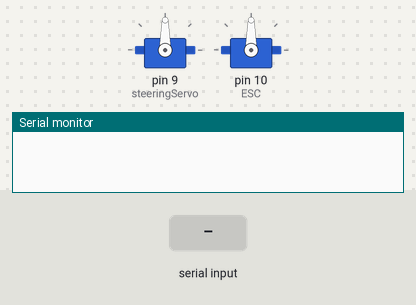
A sketch run on a simulated Arduino Uno, built with avr-gcc and run on an emulated ATmega328P. Parts: 2 × servo, the last lines printed to the serial monitor. The test bench sets the inputs (shaded band).

Above: at 4.2 s.
4.3 s: "90,45\n" received over Serial
At 5.0 s:
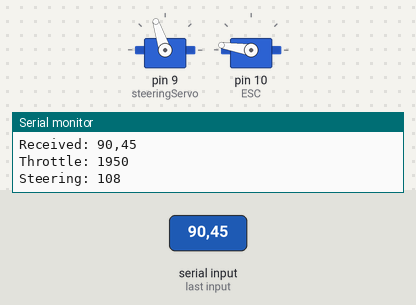
5.8 s: "1,90,45\n" received over Serial
At 6.2 s:
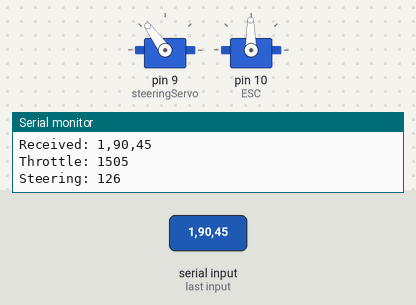
7.3 s: "30,150\n" received over Serial
At 8.5 s:
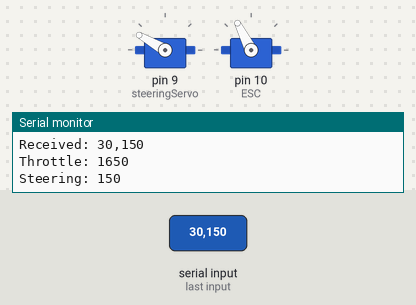
8.8 s: "1,90\n" received over Serial
At 9.6 s:
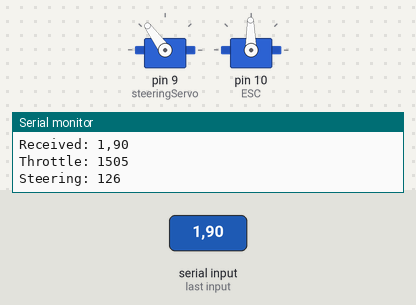
Timing chart, 0 to 11.3 s (numbered marks = the images above; inputs shaded):
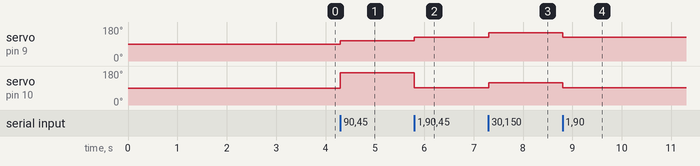

Measured:
- after the input at 4.3 s, servo on pin 9 (steeringServo): 90° → 108° at once; servo on pin 10 (ESC): 90° → 171° at once
- after the input at 5.8 s, servo on pin 9 (steeringServo): 108° → 126° at once; servo on pin 10 (ESC): 171° → 91° at once
- after the input at 7.3 s, servo on pin 9 (steeringServo): 126° → 150° at once; servo on pin 10 (ESC): 91° → 117° at once
- after the input at 8.8 s, servo on pin 9 (steeringServo): 150° → 126° at once; servo on pin 10 (ESC): 117° → 91° at once

The sketch:

full_movement.ino
```cpp
#include <Servo.h>

Servo steeringServo;
Servo ESC;

int steeringAngle = 90;
int throttleValue = 1500;
bool reverseReady = false; // Flag to track reverse readiness

void setup() {
  Serial.begin(115200);
  steeringServo.attach(9);
  ESC.attach(10, 1000, 2000);

  ESC.writeMicroseconds(1500);  // Neutral position
  delay(3000);
}

// Function to prepare ESC for reverse movement
void prepareReverse() {
  ESC.writeMicroseconds(1500);  // Return to Neutral
  delay(500);  // Small delay for ESC to register full reverse
  ESC.writeMicroseconds(1250);  // Full reverse throttle
  delay(500);  // Allow ESC to reset
  reverseReady = true;  // Mark reverse as ready
}

void loop() {
  if (Serial.available() > 0) {
    String input = Serial.readStringUntil('\n');  // Read input
    int commaIndex = input.indexOf(',');

    if (commaIndex != -1) {
      int linear_x = input.substring(0, commaIndex).toInt();
      int angular_z = input.substring(commaIndex + 1).toInt();

      // Determine throttle value based on forward or backward movement
      if (linear_x > 0) {
        throttleValue = map(linear_x, 0, 100, 1500, 2000); // Forward
        reverseReady = false; // Reset reverse readiness when moving forward
      } else if (linear_x < 0) {
        if (!reverseReady) {
          prepareReverse();  // Ensure reverse is ready before applying throttle
        }
        throttleValue = map(linear_x, -100, 0, 1000, 1500); // Backward
      } else {
        throttleValue = 1500; // Stop
      }

      // Convert angular velocity to steering angle
      steeringAngle = map(angular_z, -100, 100, 50, 130);

      // Send commands to servo and ESC
      steeringServo.write(steeringAngle);
      ESC.writeMicroseconds(throttleValue);

      // Debugging
      Serial.print("Received: ");
      Serial.println(input);
      Serial.print("Throttle: ");
      Serial.println(throttleValue);
      Serial.print("Steering: ");
      Serial.println(steeringAngle);
    }
  }
}
```
